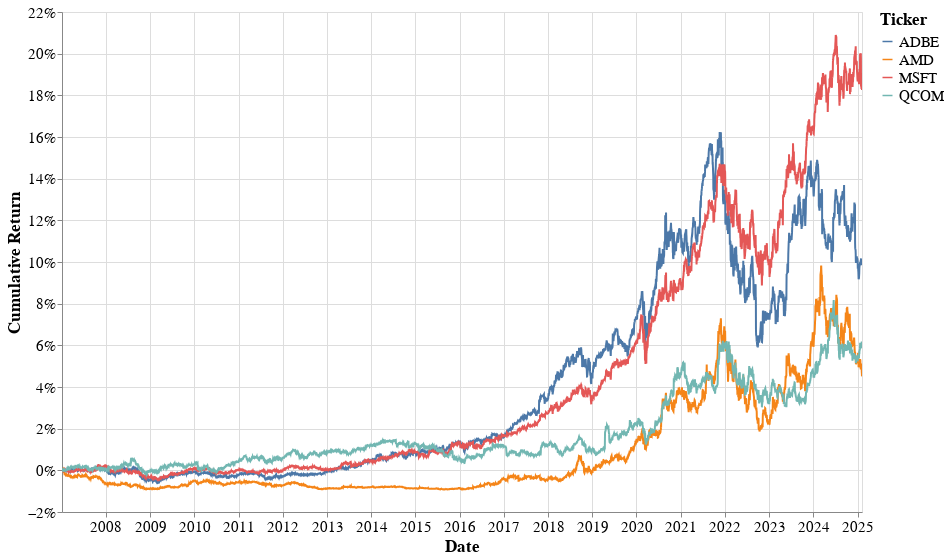

Notebook code for this chart:
### Code cell
# Plot cumulative returns using Altair

cumulative_returns_reset = cumulative_returns.reset_index().melt('Date', var_name='Ticker', value_name='Cumulative Return')

cumulative_returns_reset['Cumulative Return'] = cumulative_returns_reset['Cumulative Return'] / 100
chart =alt.Chart(cumulative_returns_reset).mark_line().encode(
    x='Date:T',
    y=alt.Y('Cumulative Return:Q', axis=alt.Axis(format='%')),
    color='Ticker:N'
).properties(
    width=800,
    height=500  # Increase the width of the plot
).configure_axis(
    labelFontSize=15,
    titleFontSize=17
).configure_legend(
    labelFontSize=15,
    titleFontSize=17
).interactive()

chart

### Figure 1 — Vega-Lite specification as saved in the notebook (floating-point values rounded to 4 significant figures; data arrays with more than 128 entries replaced by an {"elided": "..."} marker saying what was removed)
{"config": {"view": {"continuousWidth": 300, "continuousHeight": 300}, "axis": {"labelFontSize": 15, "titleFontSize": 17}, "legend": {"labelFontSize": 15, "titleFontSize": 17}}, "data": {"name": "data-97d650be83e424c3b0fcde6230c1d390"}, "mark": {"type": "line"}, "encoding": {"color": {"field": "Ticker", "type": "nominal"}, "x": {"field": "Date", "type": "temporal"}, "y": {"axis": {"format": "%"}, "field": "Cumulative Return", "type": "quantitative"}}, "height": 500, "params": [{"name": "param_26", "select": {"type": "interval", "encodings": ["x", "y"]}, "bind": "scales"}], "width": 800, "$schema": "https://vega.github.io/schema/vega-lite/v5.20.1.json", "datasets": {"data-97d650be83e424c3b0fcde6230c1d390": {"elided": "18220 records"}}}
